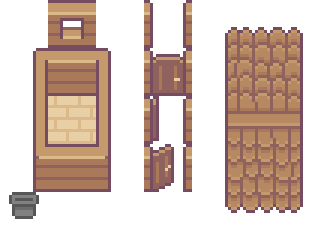
#> input picture wooden_house.png, 112 x 80 px (shown 3 times larger)
$ python inspect_house.py
#> lines starting #> are read from the running program, lines starting #| are printed output that depends on the picture
from PIL import Image

img = Image.open('wooden_house.png')
#> img is the input picture: PIL image 112x80 RGBA; mean R, G, B, A 70, 52.1, 42.9, 107.5
print("wooden_house.png dimensions:", img.size)
#| wooden_house.png dimensions: (112, 80)

# Create a clean composite Sprout house sprite using its tileset pieces!
# Sprout house tileset: 112x80 (7 tiles wide x 5 tiles high, each 16x16)
house_composite = Image.new('RGBA', (64, 64), (0, 0, 0, 0))
#> house_composite: PIL image 64x64 RGBA; every value is 0

# Roof top row
house_composite.paste(img.crop((0, 0, 16, 16)), (16, 0))
house_composite.paste(img.crop((16, 0, 32, 16)), (32, 0))
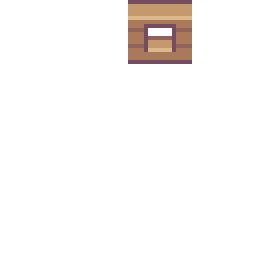
#> house_composite: PIL image 64x64 RGBA (shown 4 times larger); mean R, G, B, A 10, 7.3, 6, 15.2; transparent parts drawn white

# Wall row
house_composite.paste(img.crop((0, 16, 16, 32)), (16, 16))
house_composite.paste(img.crop((16, 16, 32, 32)), (32, 16))
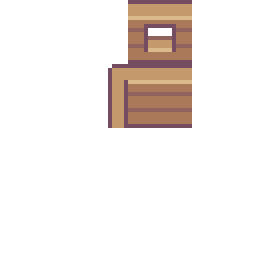
#> house_composite: PIL image 64x64 RGBA (shown 4 times larger); mean R, G, B, A 23.7, 17.4, 14, 36; transparent parts drawn white

# Door row
house_composite.paste(img.crop((0, 32, 16, 48)), (16, 32))
house_composite.paste(img.crop((16, 32, 32, 48)), (32, 32))
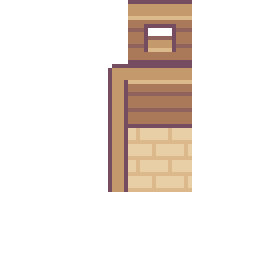
#> house_composite: PIL image 64x64 RGBA (shown 4 times larger); mean R, G, B, A 41.1, 32.3, 25.8, 57; transparent parts drawn white

house_composite.save('sprout_house_building.png')
print("sprout_house_building.png composite created!")
